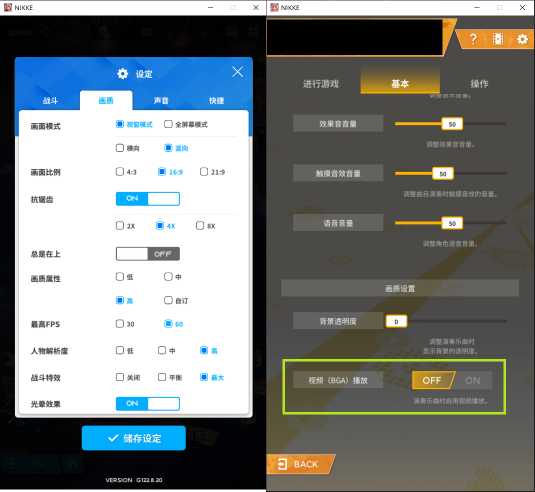
#> input picture settings.png, 1069 x 983 px (shown at 1/2 size)
$ python show_area.py settings.png
#> lines starting #> are read from the running program, lines starting #| are printed output that depends on the picture
### async_logger.py
import threading
import queue
import sys
from datetime import datetime

class AsyncLogger:
    def __init__(self):
        self.queue = queue.Queue()
        self.worker_thread = threading.Thread(target=self._worker, daemon=True)
        self.worker_thread.start()

    def _worker(self):
        while True:
            msg = self.queue.get()
            if msg is None:
                break
            # Print to stdout with timestamp
            sys.stdout.write(msg + '\n')
            sys.stdout.flush()
            self.queue.task_done()

    def log(self, message):
        """Queue a message for logging."""
        timestamp = datetime.now().strftime('%H:%M:%S.%f')[:-3]
        formatted_msg = f"[{timestamp}] {message}"
        self.queue.put(formatted_msg)

    def info(self, message):
        self.log(f"INFO: {message}")

    def warn(self, message):
        self.log(f"WARN: {message}")

    def error(self, message):
        self.log(f"ERROR: {message}")

    def stop(self):
        self.queue.put(None)
        self.worker_thread.join()

# Global instance
logger = AsyncLogger()

### show_area.py
import cv2
import config
from async_logger import logger
import argparse
import os

def group_by_x(items, x_thresh):
    """Group items by their x-coordinate to create columns of labels."""
    if not items:
        return []
    # Sort items by their left x-coordinate
    items_sorted = sorted(items, key=lambda x: x["bbox"][0])

    groups = []
    current_group = [items_sorted[0]]

    for i in range(1, len(items_sorted)):
        prev = items_sorted[i - 1]["bbox"]
        curr = items_sorted[i]["bbox"]

        if curr[0] - prev[0] < x_thresh:
            current_group.append(items_sorted[i])
        else:
            groups.append(current_group)
            current_group = [items_sorted[i]]

    groups.append(current_group)
    return groups

def adjust_vertical(group, font_height):
    """Adjust label positions vertically within a group to avoid overlapping."""
    # Sort by top y-coordinate descending (bottom to top)
    group_sorted = sorted(group, key=lambda x: x["bbox"][1], reverse=True)

    adjusted = []
    for i, item in enumerate(group_sorted):
        bbox = item["bbox"]
        x, y, w, h = bbox

        # Initial desired y (above the box)
        new_y = y - 20

        if i > 0:
            prev_y = adjusted[i - 1]["new_y"]
            # If too close to the label below, push it higher
            if prev_y - new_y < font_height:
                new_y = prev_y - font_height

        adjusted.append({
            "item": item,
            "new_y": new_y,
            "offset_idx": i
        })
    return adjusted

def draw_smart_layout(img, items, x_thresh=40, font_scale=0.4, thickness=1):
    """Draw boxes and labels using a smart non-overlapping layout."""
    font = cv2.FONT_HERSHEY_SIMPLEX
    # Get unified font height
    (tw, th), baseline = cv2.getTextSize("Ag", font, font_scale, thickness)
    font_height = th + baseline + 6 # Height + spacing

    groups = group_by_x(items, x_thresh)

    for group in groups:
        adjusted_group = adjust_vertical(group, font_height)

        for adj in adjusted_group:
            item = adj["item"]
            bbox = item["bbox"]
            label = item["label"]
            color = item["color"]
            new_y = adj["new_y"]
            offset_idx = adj["offset_idx"]

            x, y, w, h = bbox
            (tw, th), baseline = cv2.getTextSize(label, font, font_scale, thickness)
            text_h = th + baseline

            text_x = x
            text_y = int(new_y)

            # Connecting line x position (slightly staggered to avoid overlapping lines)
            line_x = x + offset_idx * 4

            # 1. Draw the actual bounding box
            cv2.rectangle(img, (x, y), (x + w, y + h), color, 1)

            # 2. Draw connecting line from box top to label bottom
            cv2.line(img, (line_x, y), (line_x, text_y + text_h), (200, 200, 200), 1)

            # 3. Draw label background (filled rectangle)
            cv2.rectangle(img, (text_x, text_y), (text_x + tw, text_y + text_h), color, -1)

            # 4. Draw label text (black text for better contrast on colored BG)
            cv2.putText(img, label, (text_x, text_y + text_h - baseline),
                        font, font_scale, (0, 0, 0), thickness, cv2.LINE_AA)

def main():
    parser = argparse.ArgumentParser(description="Show areas defined in config.py with smart layout.")
    parser.add_argument("image", help="Path to the game window image.")
    parser.add_argument("--slot", action="store_true", help="Show REGIONS (slots)")
    parser.add_argument("--strip", action="store_true", help="Show STRIP_BUFFER_REGIONS")
    parser.add_argument("--bg", action="store_true", help="Show BG_AREAS")
    args = parser.parse_args()

    if not os.path.exists(args.image):
        logger.info(f"Error: File {args.image} not found.")
        return

    img = cv2.imread(args.image)
#> img is the input picture: shape (983, 1069, 3); mean B, G, R 126.7, 126.7, 121.8
    if img is None:
        logger.info(f"Error: Could not read image {args.image}.")
        return

    logger.info(f"Loaded image: {args.image} ({img.shape[1]}x{img.shape[0]})")

    overlay = img.copy()

    # Colors (BGR)
    COLOR_REGION = (0, 255, 0)      # Green
    COLOR_STRIP = (0, 165, 255)     # Orange
    COLOR_BG = (255, 100, 0)        # Blueish

    # Collect all items to draw
    draw_items = []

    # Determine what to show
    show_all = not (args.slot or args.strip or args.bg)

    # 1. Collect main REGIONS
    if hasattr(config, 'REGIONS'):
        for name, (x, y, w, h) in config.REGIONS.items():
            if show_all or args.slot:
                draw_items.append({"bbox": (x, y, w, h), "label": name, "color": COLOR_REGION})

            # 2. Collect STRIP_BUFFER_REGIONS relative to parent
            if hasattr(config, 'STRIP_BUFFER_REGIONS') and name in config.STRIP_BUFFER_REGIONS:
                if show_all or args.strip:
                    ox, oy, bw, bh = config.STRIP_BUFFER_REGIONS[name]
                    draw_items.append({"bbox": (x + ox, y + oy, bw, bh), "label": f"{name}_strip", "color": COLOR_STRIP})

            # 3. Collect BG_AREAS relative to parent
            if hasattr(config, 'BG_AREAS') and name in config.BG_AREAS:
                if show_all or args.bg:
                    ox, oy, bw, bh = config.BG_AREAS[name]
                    draw_items.append({"bbox": (x + ox, y + oy, bw, bh), "label": f"{name}_bg", "color": COLOR_BG})

    # Perform smart drawing
    draw_smart_layout(overlay, draw_items)
#> after the loop in draw_smart_layout, `for group in groups:`:
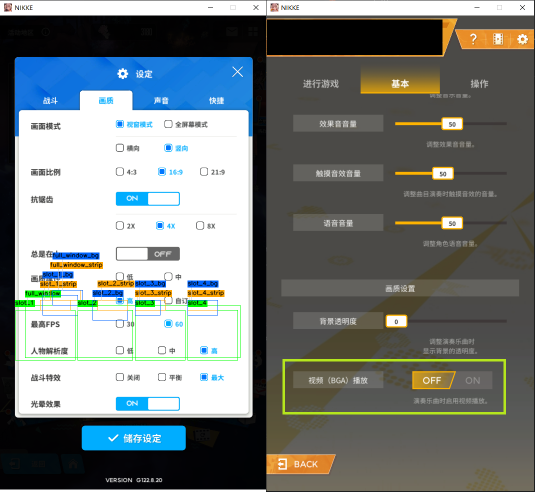
#> img: shape (983, 1069, 3) (shown at 1/2 size); mean B, G, R 123.8, 125, 118.9

    # Display results
    cv2.namedWindow("Area Config Check", cv2.WINDOW_AUTOSIZE)
    cv2.imshow("Area Config Check", overlay)

    logger.info("\nLegend:")
    if show_all or args.slot:
        logger.info(f"  [GREEN]  Main Regions (REGIONS)")
    if show_all or args.strip:
        logger.info(f"  [ORANGE] Strip Buffer Regions (relative)")
    if show_all or args.bg:
        logger.info(f"  [BLUE]   Background Areas (relative)")
    logger.info("\nPress any key in the image window to exit.")

    cv2.waitKey(0)
    cv2.destroyAllWindows()
    logger.stop()

if __name__ == "__main__":
    main()
